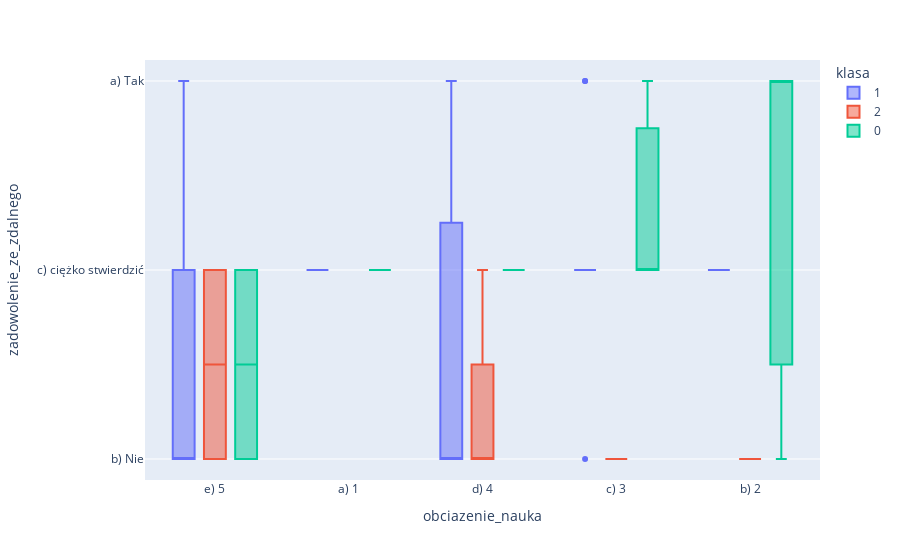

Notebook code for this chart:
### Code cell
fig = px.box(sp,x='obciazenie_nauka',y='zadowolenie_ze_zdalnego',color = 'klasa')
fig.show()

### Figure 1 — Plotly figure (JSON) as saved in the notebook; plotly's stock layout.template omitted (floating-point values rounded to 4 significant figures)
{"data": [{"alignmentgroup": "True", "hovertemplate": "klasa=1<br>obciazenie_nauka=%{x}<br>zadowolenie_ze_zdalnego=%{y}<extra></extra>", "legendgroup": "1", "marker": {"color": "#636efa"}, "name": "1", "notched": false, "offsetgroup": "1", "orientation": "v", "showlegend": true, "type": "box", "x": ["e) 5", "a) 1", "d) 4", "d) 4", "c) 3", "d) 4", "c) 3", "d) 4", "d) 4", "e) 5", "c) 3", "c) 3", "c) 3", "e) 5", "e) 5", "b) 2", "e) 5", "d) 4", "e) 5", "c) 3", "e) 5", "b) 2", "c) 3", "d) 4", "d) 4", "c) 3", "c) 3", "d) 4", "c) 3", "c) 3", "c) 3"], "x0": " ", "xaxis": "x", "y": ["b) Nie", "c) ciężko stwierdzić", "b) Nie", "a) Tak", "c) ciężko stwierdzić", "a) Tak", "c) ciężko stwierdzić", "c) ciężko stwierdzić", "b) Nie", "b) Nie", "a) Tak", "c) ciężko stwierdzić", "c) ciężko stwierdzić", "c) ciężko stwierdzić", "b) Nie", "c) ciężko stwierdzić", "c) ciężko stwierdzić", "b) Nie", "a) Tak", "c) ciężko stwierdzić", "b) Nie", "c) ciężko stwierdzić", "b) Nie", "b) Nie", "b) Nie", "c) ciężko stwierdzić", "c) ciężko stwierdzić", "c) ciężko stwierdzić", "a) Tak", "c) ciężko stwierdzić", "c) ciężko stwierdzić"], "y0": " ", "yaxis": "y"}, {"alignmentgroup": "True", "hovertemplate": "klasa=2<br>obciazenie_nauka=%{x}<br>zadowolenie_ze_zdalnego=%{y}<extra></extra>", "legendgroup": "2", "marker": {"color": "#EF553B"}, "name": "2", "notched": false, "offsetgroup": "2", "orientation": "v", "showlegend": true, "type": "box", "x": ["d) 4", "d) 4", "e) 5", "e) 5", "d) 4", "d) 4", "b) 2", "c) 3", "c) 3", "c) 3"], "x0": " ", "xaxis": "x", "y": ["b) Nie", "c) ciężko stwierdzić", "c) ciężko stwierdzić", "b) Nie", "b) Nie", "b) Nie", "b) Nie", "b) Nie", "b) Nie", "b) Nie"], "y0": " ", "yaxis": "y"}, {"alignmentgroup": "True", "hovertemplate": "klasa=0<br>obciazenie_nauka=%{x}<br>zadowolenie_ze_zdalnego=%{y}<extra></extra>", "legendgroup": "0", "marker": {"color": "#00cc96"}, "name": "0", "notched": false, "offsetgroup": "0", "orientation": "v", "showlegend": true, "type": "box", "x": ["b) 2", "c) 3", "b) 2", "c) 3", "a) 1", "c) 3", "e) 5", "e) 5", "d) 4", "b) 2"], "x0": " ", "xaxis": "x", "y": ["b) Nie", "a) Tak", "a) Tak", "c) ciężko stwierdzić", "c) ciężko stwierdzić", "c) ciężko stwierdzić", "c) ciężko stwierdzić", "b) Nie", "c) ciężko stwierdzić", "a) Tak"], "y0": " ", "yaxis": "y"}], "layout": {"boxmode": "group", "legend": {"title": {"text": "klasa"}, "tracegroupgap": 0}, "margin": {"t": 60}, "xaxis": {"anchor": "y", "domain": [0, 1], "title": {"text": "obciazenie_nauka"}}, "yaxis": {"anchor": "x", "domain": [0, 1], "title": {"text": "zadowolenie_ze_zdalnego"}}}}
